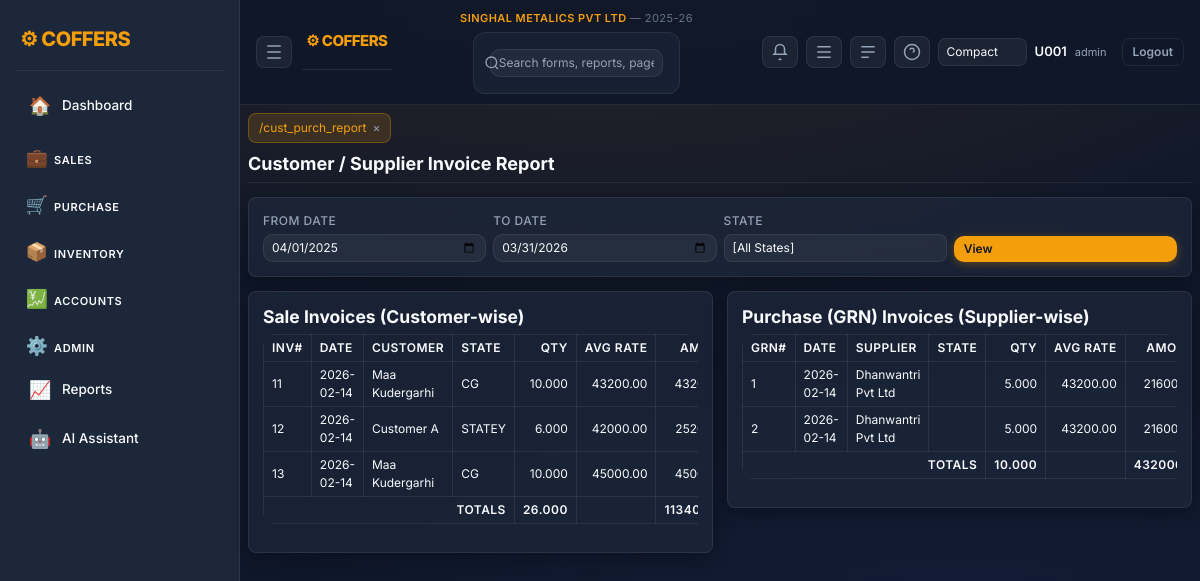
The app's page /cust_purch_report (signed in) with its own data.
### tables this page shows
CREATE TABLE company_mast(
          company_id INTEGER PRIMARY KEY AUTOINCREMENT,
          company_name TEXT,
          short_name TEXT,
          gstin TEXT,
          address TEXT,
          city TEXT,
          state TEXT
        , group_name TEXT, company_logo TEXT, app_logo TEXT);

CREATE TABLE financial_years(
          fy_id INTEGER PRIMARY KEY AUTOINCREMENT,
          company_id INTEGER,
          fy_name TEXT,
          start_date TEXT,
          end_date TEXT
        );

CREATE TABLE sale_invoice_head(
    inv_id INTEGER PRIMARY KEY AUTOINCREMENT,
    la_id INTEGER,
    customer TEXT,
    inv_date TEXT,
    cgst REAL,
    sgst REAL,
    igst REAL,
    total REAL
, company_id INTEGER, division_id INTEGER, fy_id INTEGER);

CREATE TABLE grn_head(
          grn_id INTEGER PRIMARY KEY AUTOINCREMENT,
          la_id INTEGER,
          grn_date TEXT,
          supplier TEXT,
          total REAL
        , company_id INTEGER, division_id INTEGER, fy_id INTEGER);

### app.py (the view)
@app.route("/cust_purch_report")
def cust_purch_report():
    if "user" not in session:
        return redirect("/")
    con = db()
    ensure_grn_tables(con)
    today_str = today()
    fy_start = session.get("fy_start")
    fy_end = session.get("fy_end")
    from_date = request.args.get("from") or fy_start or today_str
    to_date = request.args.get("to") or fy_end or today_str
    company_id = session.get("company_id")
    selected_state = (request.args.get("state") or "").strip().upper()
    states = sorted({(r[0] or "").strip().upper() for r in con.execute("SELECT DISTINCT state FROM acc_mast WHERE state IS NOT NULL AND state<>''").fetchall()})
    sales_sql = """
        SELECT h.inv_id,h.inv_date,h.customer,
               COALESCE(SUM(b.qty),0) qty,
               COALESCE(SUM(b.amount),0) amount,
               a.state
        FROM sale_invoice_head h
        LEFT JOIN sale_invoice_body b ON h.inv_id=b.inv_id
        LEFT JOIN loading_advice_body lb ON h.la_id=lb.la_id
        LEFT JOIN sale_orders s ON lb.so_id=s.so_id
        LEFT JOIN acc_mast a ON s.acc_id=a.acc_id
        WHERE h.company_id=? AND h.inv_date BETWEEN ? AND ?
    """
    params = [company_id, from_date, to_date]
    if selected_state:
        sales_sql += " AND UPPER(COALESCE(a.state,''))=?"
        params.append(selected_state)
    sales_sql += """
        GROUP BY h.inv_id,h.inv_date,h.customer,a.state
        ORDER BY h.inv_date,h.inv_id
    """
    sales_rows_raw = con.execute(sales_sql, params).fetchall()
    sales_rows = []
    sales_totals = {"qty": 0.0, "amount": 0.0}
    for r in sales_rows_raw:
        qty = float(r["qty"] or 0)
        amount = float(r["amount"] or 0)
        avg_rate = (amount / qty) if qty else 0.0
        state = (r["state"] or "").strip().upper()
        sales_rows.append(type("R", (), {
            "inv_id": r["inv_id"],
            "inv_date": r["inv_date"],
            "customer": r["customer"],
            "state": state,
            "qty": qty,
            "avg_rate": avg_rate,
            "amount": amount,
        }))
        sales_totals["qty"] += qty
        sales_totals["amount"] += amount
    purch_sql = """
        SELECT h.grn_id,h.grn_date,h.supplier,
               COALESCE(SUM(b.qty),0) qty,
               COALESCE(SUM(b.amount),0) amount,
               a.state
        FROM grn_head h
        LEFT JOIN grn_body b ON h.grn_id=b.grn_id
        LEFT JOIN loading_advice_head lh ON h.la_id=lh.la_id
        LEFT JOIN purchase_orders p ON lh.supplier_id=p.acc_id
        LEFT JOIN acc_mast a ON lh.supplier_id=a.acc_id
        WHERE h.company_id=? AND h.grn_date BETWEEN ? AND ?
    """
    params2 = [company_id, from_date, to_date]
    if selected_state:
        purch_sql += " AND UPPER(COALESCE(a.state,''))=?"
        params2.append(selected_state)
    purch_sql += """
        GROUP BY h.grn_id,h.grn_date,h.supplier,a.state
        ORDER BY h.grn_date,h.grn_id
    """
    purch_rows_raw = con.execute(purch_sql, params2).fetchall()
    purch_rows = []
    purch_totals = {"qty": 0.0, "amount": 0.0}
    for r in purch_rows_raw:
        qty = float(r["qty"] or 0)
        amount = float(r["amount"] or 0)
        avg_rate = (amount / qty) if qty else 0.0
        state = (r["state"] or "").strip().upper()
        purch_rows.append(type("R", (), {
            "grn_id": r["grn_id"],
            "grn_date": r["grn_date"],
            "supplier": r["supplier"],
            "state": state,
            "qty": qty,
            "avg_rate": avg_rate,
            "amount": amount,
        }))
        purch_totals["qty"] += qty
        purch_totals["amount"] += amount
    return render_template(
        "cust_purch_report.html",
        from_date=from_date,
        to_date=to_date,
        states=states,
        selected_state=selected_state,
        sales_rows=sales_rows,
        purch_rows=purch_rows,
        sales_totals=sales_totals,
        purch_totals=purch_totals,
    )

### app.py (called while the page is built)
def today():
    return date.today().isoformat()

def db():
    con = getattr(g, "_db", None)
    if con is None:
        con = sqlite3.connect(DB)
        con.row_factory = sqlite3.Row
        g._db = con
    return con

def ensure_grn_tables(con):
    con.execute("""
        CREATE TABLE IF NOT EXISTS grn_head(
          grn_id INTEGER PRIMARY KEY AUTOINCREMENT,
          la_id INTEGER,
          grn_date TEXT,
          supplier TEXT,
          total REAL
        )
    """)
    con.execute("""
        CREATE TABLE IF NOT EXISTS grn_body(
          id INTEGER PRIMARY KEY AUTOINCREMENT,
          grn_id INTEGER,
          item_name TEXT,
          section TEXT,
          qty REAL,
          rate REAL,
          amount REAL
        )
    """)

def ensure_company_context(con):
    ensure_company_core(con)
    row = con.execute("SELECT company_id,company_name FROM company_mast ORDER BY company_id LIMIT 1").fetchone()
    if row and "company_id" not in session:
        session["company_id"] = row["company_id"]
        session["company_name"] = row["company_name"]
    company_id = session.get("company_id")
    if company_id:
        fy = con.execute("""
            SELECT fy_id,fy_name,start_date,end_date
            FROM financial_years
            WHERE company_id=?
            ORDER BY start_date
        """, (company_id,)).fetchone()
        if fy:
            session.setdefault("fy_id", fy["fy_id"])
            session.setdefault("fy_name", fy["fy_name"])
            session.setdefault("fy_start", fy["start_date"])
            session.setdefault("fy_end", fy["end_date"])

@app.before_request
def enforce_login():
    open_endpoints = {
        "login",
        "logout",
        "static",
        "so_preview", "so_accept", "so_decline",
        "la_preview", "la_accept", "la_decline",
        "po_preview", "po_accept", "po_decline",
        "two_factor",
        "public_rates",
    }
    if request.endpoint in open_endpoints or request.endpoint is None:
        return
    if "user" not in session:
        return redirect("/")
    con = db()
    ensure_company_context(con)
    now = int(time.time())
    last = session.get("last_seen", now)
    if now - last > 1800:
        session.clear()
        return redirect("/")
    session["last_seen"] = now

### templates/cust_purch_report.html (shortened to what this page needs)
{% extends "base.html" %}
{% block content %}
<h3 class="mb-3">Customer / Supplier Invoice Report</h3>
<form method="get" class="card p-3 mb-3">
  <div class="row g-2">
    <div class="col-12 col-md-3">
      <label>From Date</label>
      <input type="date" name="from" value="{{ from_date }}" class="form-control">
    </div>
    <div class="col-12 col-md-3">
      <label>To Date</label>
      <input type="date" name="to" value="{{ to_date }}" class="form-control">
    </div>
    <div class="col-12 col-md-3">
      <label>State</label>
      <select name="state" class="form-select">
        <option value="">[All States]</option>
      </select>
    </div>
    <div class="col-12 col-md-3 d-flex align-items-end">
      <button class="btn btn-primary w-100">View</button>
    </div>
  </div>
</form>
<div class="row g-3">
  <div class="col-12 col-xl-6">
    <div class="card p-3">
      <h5>Sale Invoices (Customer-wise)</h5>
      <div class="table-responsive">
        <table class="table table-sm table-bordered">
          <thead>
            <tr>
              <th>Inv#</th>
              <th>Date</th>
              <th>Customer</th>
              <th>State</th>
              <th class="text-end">Qty</th>
              <th class="text-end">Avg Rate</th>
              <th class="text-end">Amount</th>
            </tr>
          </thead>
          <tbody>
            {% for r in sales_rows %}
            <tr>
              <td>{{ r.inv_id }}</td>
              <td>{{ r.inv_date }}</td>
              <td>{{ r.customer }}</td>
              <td>{{ r.state }}</td>
              <td class="text-end">{{ '%.3f'|format(r.qty or 0) }}</td>
              <td class="text-end">{{ '%.2f'|format(r.avg_rate or 0) }}</td>
              <td class="text-end">{{ '%.2f'|format(r.amount or 0) }}</td>
            </tr>
            {% endfor %}
          </tbody>
          <tfoot>
            <tr class="table-secondary">
              <th colspan="4" class="text-end">Totals</th>
              <th class="text-end">{{ '%.3f'|format(sales_totals.qty or 0) }}</th>
              <th></th>
              <th class="text-end">{{ '%.2f'|format(sales_totals.amount or 0) }}</th>
            </tr>
          </tfoot>
        </table>
      </div>
    </div>
  </div>
  <div class="col-12 col-xl-6">
    <div class="card p-3">
      <h5>Purchase (GRN) Invoices (Supplier-wise)</h5>
      <div class="table-responsive">
        <table class="table table-sm table-bordered">
          <thead>
            <tr>
              <th>GRN#</th>
              <th>Date</th>
              <th>Supplier</th>
              <th>State</th>
              <th class="text-end">Qty</th>
              <th class="text-end">Avg Rate</th>
              <th class="text-end">Amount</th>
            </tr>
          </thead>
          <tbody>
            {% for r in purch_rows %}
            <tr>
              <td>{{ r.grn_id }}</td>
              <td>{{ r.grn_date }}</td>
              <td>{{ r.supplier }}</td>
              <td>{{ r.state }}</td>
              <td class="text-end">{{ '%.3f'|format(r.qty or 0) }}</td>
              <td class="text-end">{{ '%.2f'|format(r.avg_rate or 0) }}</td>
              <td class="text-end">{{ '%.2f'|format(r.amount or 0) }}</td>
            </tr>
            {% endfor %}
          </tbody>
          <tfoot>
            <tr class="table-secondary">
              <th colspan="4" class="text-end">Totals</th>
              <th class="text-end">{{ '%.3f'|format(purch_totals.qty or 0) }}</th>
              <th></th>
              <th class="text-end">{{ '%.2f'|format(purch_totals.amount or 0) }}</th>
            </tr>
          </tfoot>
        </table>
      </div>
    </div>
  </div>
</div>
{% endblock %}

### templates/base.html (shortened to what this page needs)
<!doctype html>
<html lang="en">
<head>
<link href="https://cdn.jsdelivr.net/npm/bootstrap@5.3.2/dist/css/bootstrap.min.css" rel="stylesheet">
<link href="/static/css/style.css" rel="stylesheet">
</head>
<body>
{% set logged_in = session.user is defined and session.user %}
{% if logged_in %}
  <div class="layout">
    <aside class="sidebar">
      <div class="brand">⚙ COFFERS</div>
      <nav class="menu">
        {% set path = request.path if request else '' %}
        <a href="/dashboard" class="menu-item {% if path.startswith('/dashboard') %}active{% endif %}" title="Dashboard"><span class="icon">🏠</span><span class="label">Dashboard</span></a>
        <div class="menu-group">
          <button class="menu-title collapsible" data-target="group-sales">
            <span class="icon">💼</span><span class="label">Sales</span>
          </button>
        </div>
        <div class="menu-group">
          <button class="menu-title collapsible" data-target="group-purchase">
            <span class="icon">🛒</span><span class="label">Purchase</span>
          </button>
        </div>
        <div class="menu-group">
          <button class="menu-title collapsible" data-target="group-inventory">
            <span class="icon">📦</span><span class="label">Inventory</span>
          </button>
        </div>
        <div class="menu-group">
          <button class="menu-title collapsible" data-target="group-accounts">
            <span class="icon">💹</span><span class="label">Accounts</span>
          </button>
        </div>
        <div class="menu-group">
          <button class="menu-title collapsible" data-target="group-admin">
            <span class="icon">⚙️</span><span class="label">Admin</span>
          </button>
        </div>
        <a href="/control_report" class="menu-item {% if path.startswith('/control_report') %}active{% endif %}" title="Reports"><span class="icon">📈</span><span class="label">Reports</span></a>
        <a href="/ai" class="menu-item {% if path.startswith('/ai') %}active{% endif %}" title="AI Assistant"><span class="icon">🤖</span><span class="label">AI Assistant</span></a>
      </nav>
    </aside>
    <main class="main">
      <header class="topbar">
        <div class="top-left">
          <button class="icon-btn" id="collapseBtn" title="Collapse Sidebar">
            <svg xmlns="http://www.w3.org/2000/svg" width="18" height="18" viewBox="0 0 24 24" fill="none" stroke="currentColor" stroke-width="2"><path d="M3 4h18M3 12h18M3 20h18"/></svg>
          </button>
          <div class="brand" style="font-size:15px">⚙ COFFERS</div>
        </div>
        <div class="top-center">
          <div style="font-size:11px;color:#f59e0b;font-weight:600;letter-spacing:0.04em;margin-bottom:3px">
            {{ session.company_name or 'Company not set' }}
            {% if session.fy_name %}<span style="color:#64748b;font-weight:400"> &mdash; {{ session.fy_name }}</span>{% endif %}
          </div>
          <form class="search-wrap" method="get" action="/search">
            <svg class="search-icon" xmlns="http://www.w3.org/2000/svg" width="16" height="16" viewBox="0 0 24 24" fill="none" stroke="currentColor" stroke-width="2"><circle cx="11" cy="11" r="8"/><path d="m21 21-4.3-4.3"/></svg>
            <input class="search" name="q" placeholder="Search forms, reports, pages…" value="{{ request.args.get('q','') if request else '' }}">
          </form>
        </div>
        <div class="top-right">
          <a href="/notifications" class="icon-btn" id="notifBtn" title="Notifications">
            <svg xmlns="http://www.w3.org/2000/svg" width="18" height="18" viewBox="0 0 24 24" fill="none" stroke="currentColor" stroke-width="2"><path d="M6 8a6 6 0 1 1 12 0v5l2 2H4l2-2Z"/><path d="M13.73 21a2 2 0 0 1-3.46 0"/></svg>
          </a>
          <button class="icon-btn" id="rightToggle" title="AI Pane">
            <svg xmlns="http://www.w3.org/2000/svg" width="18" height="18" viewBox="0 0 24 24" fill="none" stroke="currentColor" stroke-width="2"><path d="M3 5h18M3 12h18M3 19h18"/></svg>
          </button>
          <button class="icon-btn" id="bottomToggle" title="Console">
            <svg xmlns="http://www.w3.org/2000/svg" width="18" height="18" viewBox="0 0 24 24" fill="none" stroke="currentColor" stroke-width="2"><path d="M3 5h18M3 12h18M3 19h10"/></svg>
          </button>
          <div class="dropdown">
            <button class="icon-btn" id="helpBtn">
              <svg xmlns="http://www.w3.org/2000/svg" width="18" height="18" viewBox="0 0 24 24" fill="none" stroke="currentColor" stroke-width="2"><circle cx="12" cy="12" r="10"/><path d="M9.09 9a3 3 0 0 1 5.83 1c0 1.5-1 2-2 2"/><path d="M12 17h.01"/></svg>
            </button>
          </div>
          <select id="densitySelect" class="form-select form-select-sm" style="max-width:120px">
            <option value="compact" {% if session.default_density=='compact' %}selected{% endif %}>Compact</option>
          </select>
          <div class="user">
            <span class="user-name">{{session.user or ''}}</span>
            <span class="user-role">{{session.role or ''}}</span>
            <a href="/logout" class="btn btn-sm btn-outline-light ms-2">Logout</a>
          </div>
        </div>
      </header>
      <section class="content">
        <div id="tabsBar" class="tabs"></div>
{% endif %}
        {% block content %}{% endblock %}
{% if logged_in %}
      </section>
    </main>
  </div>
{% endif %}
</body>
</html>

### records on screen
company_mast: company_name "SINGHAL METALICS PVT LTD"
financial_years: fy_name "2025-26", from "04/01/2025", to "03/31/2026"
sale_invoice_head: inv_date "2026-02-14", customer "Maa Kudergarhi"
sale_invoice_head: inv_date "2026-02-14", customer "Customer A"
sale_invoice_head: inv_date "2026-02-14", customer "Maa Kudergarhi"
grn_head: grn_date "2026-02-14", supplier "Dhanwantri Pvt Ltd"
grn_head: grn_date "2026-02-14", supplier "Dhanwantri Pvt Ltd"

### other values on screen
{{ session.user or '' }} "U001"
{{ session.role or '' }} "admin"
{{ r.inv_id }} "11" "12" "13"
{{ r.state }} "CG" "STATEY" "CG"
{{ '%.3f'|format(r.qty or 0) }} "10.000" "6.000" "10.000"
{{ '%.2f'|format(r.avg_rate or 0) }} "43200.00" "42000.00" "45000.00"
{{ '%.3f'|format(sales_totals.qty or 0) }} "26.000"
{{ r.grn_id }} "1" "2"
{{ '%.3f'|format(r.qty or 0) }} "5.000" "5.000"
{{ '%.2f'|format(r.avg_rate or 0) }} "43200.00" "43200.00"
{{ '%.3f'|format(purch_totals.qty or 0) }} "10.000"
